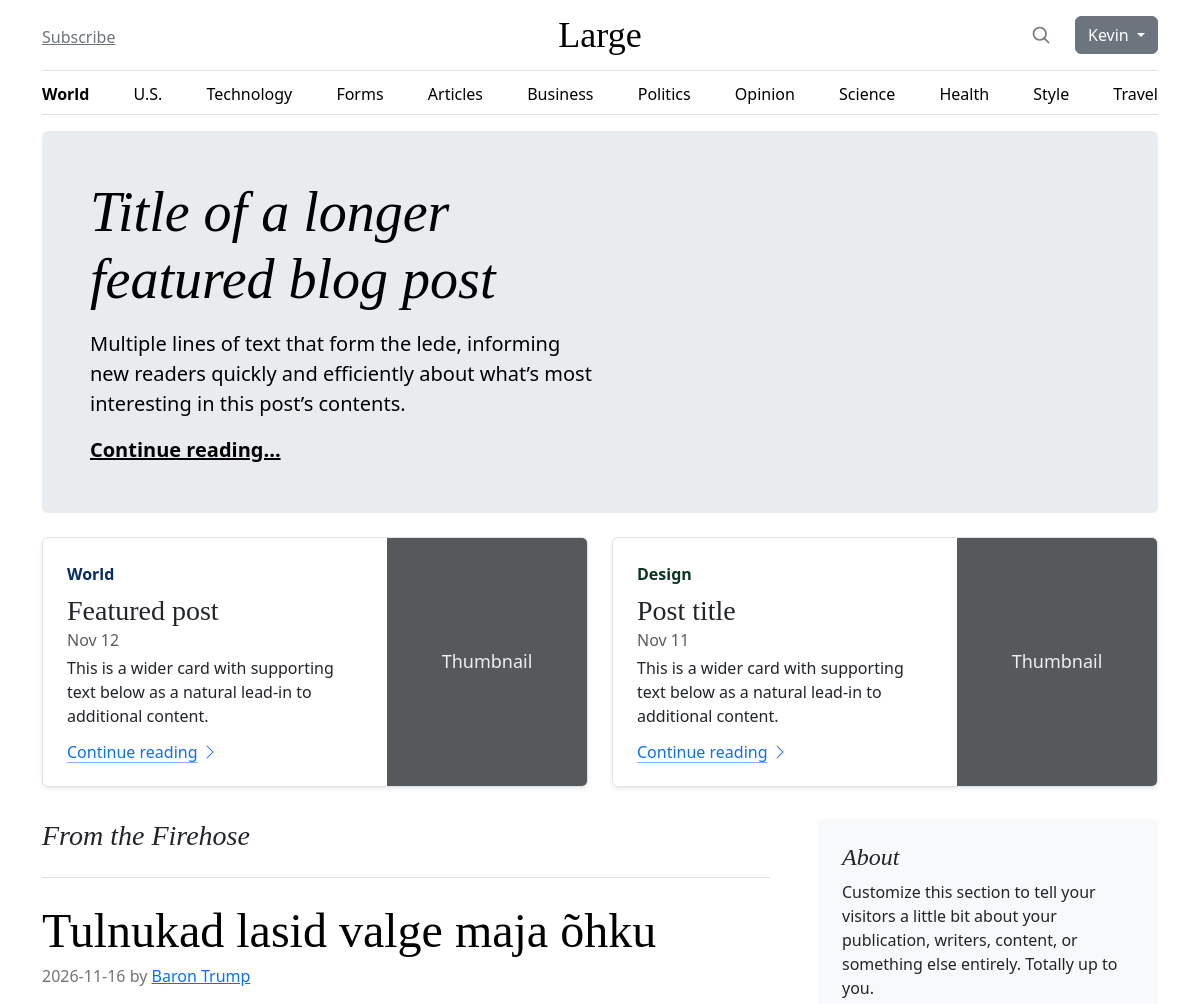
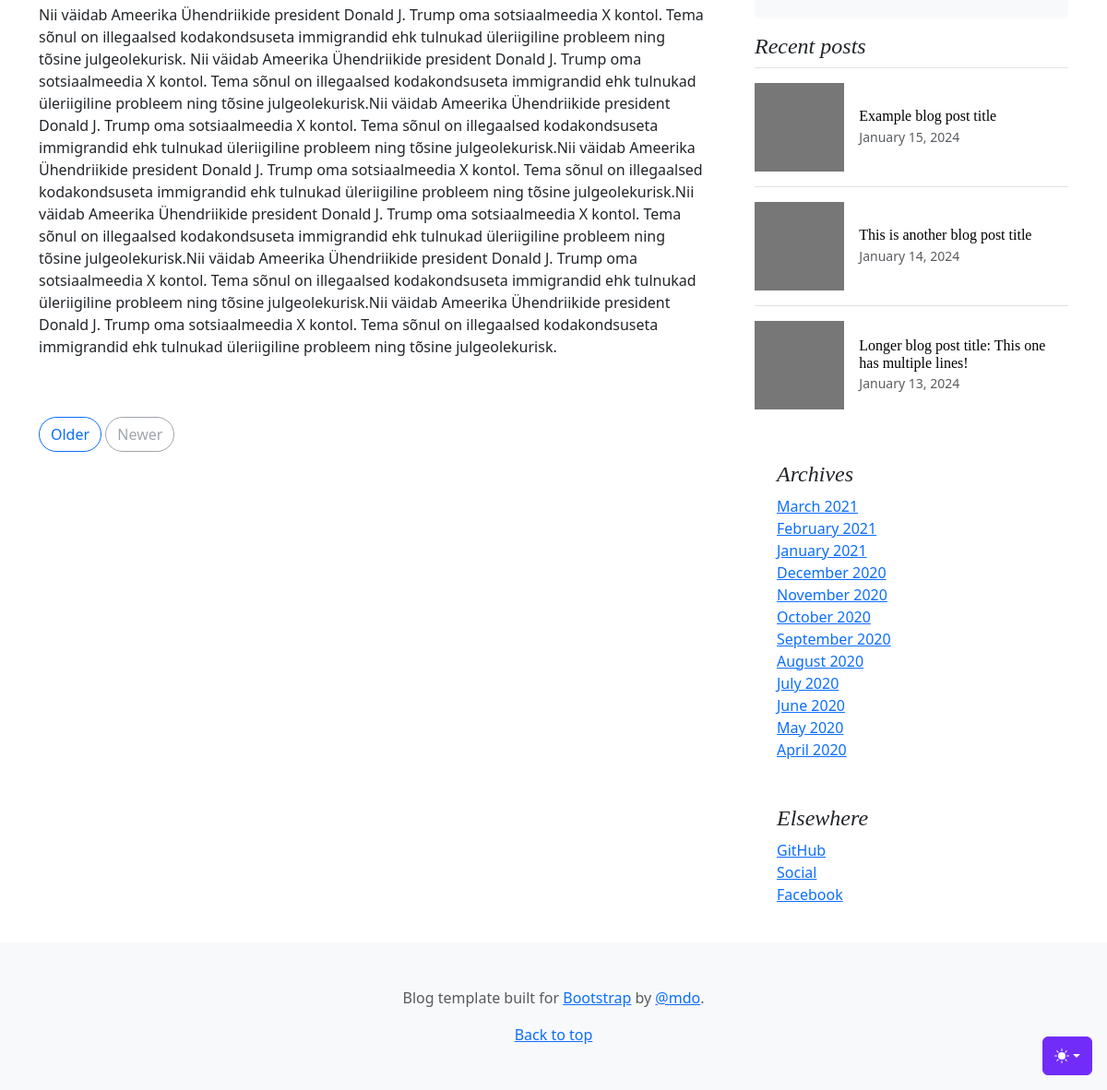
/ (signed in), run on the app's committed database (2 pictures, top to bottom).
### tables this page shows
CREATE TABLE users
(
    id       integer
        constraint users_pk
            primary key autoincrement,
    name     text not null,
    email    text not null
        constraint users_pk_2
            unique,
    password text not null
);

CREATE TABLE articles
(
    id     integer
        constraint articles_pk
            primary key autoincrement,
    title  text     not null,
    body   text,
    date   datetime not null,
    author text     not null
);

### helpers.php (called while the page is built, shortened)
<?php
function view($viewName, $variables=[]){
    extract($variables);
    include __DIR__ . "/views/$viewName.php";
}
function auth() {
    $userID = $_SESSION['userID'] ?? null;
    if($userID) {
        return User::find($userID);
    }
    return false;
}

### src/Controllers/PublicController.php (called while the page is built, shortened)
<?php
class PublicController
{
    public function index()
    {
        $articles = Article::all();
        view('index', compact('title', 'articles'));
    }
}

### src/DB.php (called while the page is built, shortened)
<?php
class DB {
    private $conn;
    public function __construct()
    {
        try {
            $this->conn = new PDO("sqlite:" . __DIR__ . '/../db.sqlite');
            $this->conn->setAttribute(PDO::ATTR_ERRMODE, PDO::ERRMODE_EXCEPTION);
        } catch (PDOException $e) {
            echo "Connection failed: " . $e->getMessage();
        }
    }
    public function all($table, $class) {
        $sql = "SELECT * FROM $table";
        $result = $this->conn->query($sql);
        $result->setFetchMode(PDO::FETCH_CLASS, $class);
        return $result->fetchAll();
    }
    public function find($table, $class, $id) {
        $sql = "SELECT * FROM $table WHERE id=$id";
        $result = $this->conn->query($sql);
        $result->setFetchMode(PDO::FETCH_CLASS, $class);
        return $result->fetch();
    }
}

### src/Models/Model.php (called while the page is built, shortened)
<?php
abstract class Model {
    protected static string $table;
    public static function all() {
        $db = new DB();
        return $db->all(static::$table, static::class);
    }
    public static function find($id) {
        $db = new DB();
        return $db->find(static::$table, static::class, $id);
    }
}

### views/partials/posts.php (the view)
<h3 class="pb-4 mb-4 fst-italic border-bottom">From the Firehose</h3>
<?php foreach (($articles ?? []) as $article): ?>
  <article class="blog-post">
    <h2 class="display-5 link-body-emphasis mb-1"><?= $article->title ?></h2>
    <p class="blog-post-meta">
      <?= $article->date ?> by <a href="#"><?= $article->author ?></a>
    </p>
    <p>
      <?= $article->body ?>
    </p>
  </article>
<?php endforeach ?>
<nav class="blog-pagination" aria-label="Pagination">
  <a class="btn btn-outline-primary rounded-pill" href="#">Older</a>
  <a
    class="btn btn-outline-secondary rounded-pill disabled"
    aria-disabled="true">Newer</a>
</nav>

### views/partials/nav.php (shortened to what this page needs)
<div class="container">
  <header class="border-bottom lh-1 py-3">
    <div class="row flex-nowrap justify-content-between align-items-center">
      <div class="col-4 pt-1">
        <a class="link-secondary" href="#">Subscribe</a>
      </div>
      <div class="col-4 text-center">
        <a
          class="blog-header-logo text-body-emphasis text-decoration-none"
          href="#">Large</a>
      </div>
      <div class="col-4 d-flex justify-content-end align-items-center gap-2">
        <a class="link-secondary" href="#" aria-label="Search">
          <svg
            xmlns="http://www.w3.org/2000/svg"
            width="20"
            height="20"
            fill="none"
            stroke="currentColor"
            stroke-linecap="round"
            stroke-linejoin="round"
            stroke-width="2"
            class="mx-3"
            role="img"
            viewBox="0 0 24 24">
            <title>Search</title>
            <circle cx="10.5" cy="10.5" r="7.5"></circle>
            <path d="M21 21l-5.2-5.2"></path>
          </svg>
        </a>
        <?php if (auth()): ?>
          <div class="dropdown">
            <button class="btn btn-secondary dropdown-toggle" type="button" data-bs-toggle="dropdown" aria-expanded="false">
              <?= auth()->name ?>
            </button>
          </div>
        <?php else: ?>
          <a class="btn btn-sm btn-outline-secondary" href="/register">Sign up</a>
          <a class="btn btn-sm btn-outline-primary" href="/login">Login</a>
        <?php endif ?>
      </div>
    </div>
  </header>
  <div class="nav-scroller py-1 mb-3 border-bottom">
    <nav class="nav nav-underline justify-content-between">
      <a class="nav-item nav-link link-body-emphasis active" href="/">World</a>
      <a class="nav-item nav-link link-body-emphasis" href="/us">U.S.</a>
      <a class="nav-item nav-link link-body-emphasis" href="#">Technology</a>
      <a class="nav-item nav-link link-body-emphasis" href="/forms">Forms</a>
      <a class="nav-item nav-link link-body-emphasis" href="/admin/articles">Articles</a>
      <a class="nav-item nav-link link-body-emphasis" href="#">Business</a>
      <a class="nav-item nav-link link-body-emphasis" href="#">Politics</a>
      <a class="nav-item nav-link link-body-emphasis" href="#">Opinion</a>
      <a class="nav-item nav-link link-body-emphasis" href="#">Science</a>
      <a class="nav-item nav-link link-body-emphasis" href="#">Health</a>
      <a class="nav-item nav-link link-body-emphasis" href="#">Style</a>
      <a class="nav-item nav-link link-body-emphasis" href="#">Travel</a>
    </nav>
  </div>
</div>

### public/blog.css (style rules this page uses)
.blog-header-logo { font-family: "Playfair Display", Georgia, "Times New Roman", serif; font-size: 2.25rem; }
h1, h2, h3, h4, h5, h6 { font-family: "Playfair Display", Georgia, "Times New Roman", serif; }
.blog-pagination { margin-bottom: 4rem; }
.blog-post { margin-bottom: 4rem; }
.blog-post-meta { margin-bottom: 1.25rem; color: #727272; }

### views/partials/header.php (style rules this page uses)
.nav-scroller { position: relative; z-index: 2; height: 2.75rem; overflow-y: hidden; }
.nav-scroller .nav { display: flex; flex-wrap: nowrap; padding-bottom: 1rem; margin-top: -1px; overflow-x: auto; text-align: center; white-space: nowrap; -webkit-overflow-scrolling: touch; }

### data on the page
users: name "Kevin"
articles: title "Tulnukad lasid valge maja õhku", date "2026-11-16", author "Baron Trump", body "Nii väidab Ameerika Ühendriikide president Donald J. Trump oma sotsiaalmeedia X kontol. Tema sõnul on illegaalsed kodakondsuseta immigrandid ehk tulnukad üleriigiline probleem ning tõsine julgeolekurisk. Nii väidab Ameerika Ühendriikide president Donald J. Trump oma sotsiaalmeedia X kontol. Tema sõnul on illegaalsed kodakondsuseta immigrandid ehk tulnukad üleriigiline probleem ning tõsine julgeolekurisk.Nii väidab Ameerika Ühendriikide president Donald J. Trump oma sotsiaalmeedia X kontol. Tema sõnul on illegaalsed kodakondsuseta immigrandid ehk tulnukad üleriigiline probleem ning tõsine julgeolekurisk.Nii väidab Ameerika Ühendriikide president Donald J. Trump oma sotsiaalmeedia X kontol.…"
